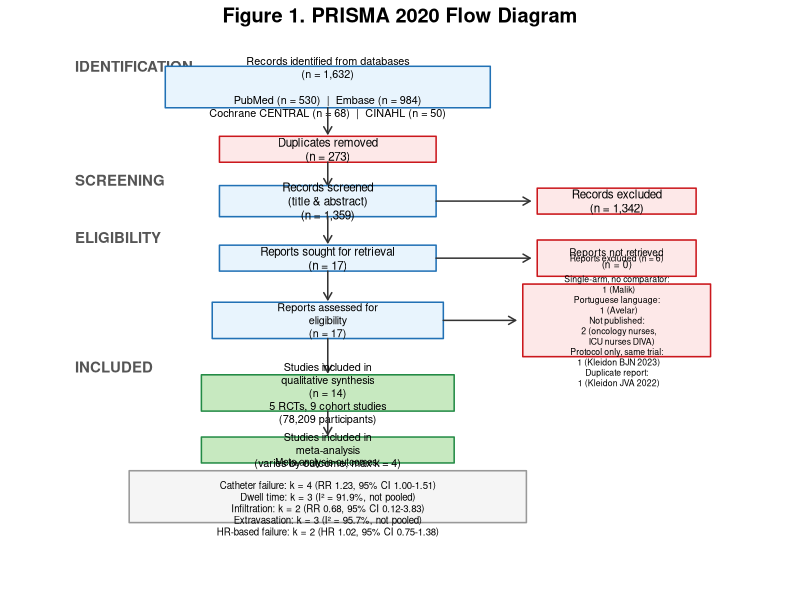

Write R code to recreate this figure.
#!/usr/bin/env Rscript
# PRISMA 2020 Flow Diagram — base R graphics

draw_box <- function(x, y, w, h, label, fill = "#E8F4FD", border = "#2171B5", cex = 0.7) {
  rect(x - w/2, y - h/2, x + w/2, y + h/2, col = fill, border = border, lwd = 1.5)
  text(x, y, label, cex = cex)
}

draw_arrow <- function(x1, y1, x2, y2) {
  arrows(x1, y1, x2, y2, length = 0.08, lwd = 1.5, col = "#333333")
}

pdf("output/prisma_flowchart.pdf", width = 11, height = 14)

par(mar = c(0.5, 0.5, 1.5, 0.5))
plot(NULL, xlim = c(0, 100), ylim = c(0, 100), axes = FALSE, xlab = "", ylab = "",
     main = "Figure 1. PRISMA 2020 Flow Diagram", cex.main = 1.2, font.main = 2)

# ===== IDENTIFICATION =====
text(5, 97, "IDENTIFICATION", adj = 0, font = 2, cex = 0.9, col = "#555555")

draw_box(40, 93, 45, 8,
         "Records identified from databases\n(n = 1,632)\n\nPubMed (n = 530)  |  Embase (n = 984)\nCochrane CENTRAL (n = 68)  |  CINAHL (n = 50)",
         fill = "#E8F4FD", cex = 0.65)

# ===== DUPLICATES =====
draw_arrow(40, 89, 40, 84)

draw_box(40, 81, 30, 5,
         "Duplicates removed\n(n = 273)",
         fill = "#FDE8E8", border = "#CB181D", cex = 0.7)

# ===== SCREENING =====
draw_arrow(40, 78.5, 40, 74)

text(5, 75, "SCREENING", adj = 0, font = 2, cex = 0.9, col = "#555555")

draw_box(40, 71, 30, 6,
         "Records screened\n(title & abstract)\n(n = 1,359)",
         fill = "#E8F4FD", cex = 0.7)

draw_arrow(55, 71, 68, 71)

draw_box(80, 71, 22, 5,
         "Records excluded\n(n = 1,342)",
         fill = "#FDE8E8", border = "#CB181D", cex = 0.7)

# ===== FULL-TEXT RETRIEVAL =====
draw_arrow(40, 68, 40, 63)

text(5, 64, "ELIGIBILITY", adj = 0, font = 2, cex = 0.9, col = "#555555")

draw_box(40, 60, 30, 5,
         "Reports sought for retrieval\n(n = 17)",
         fill = "#E8F4FD", cex = 0.7)

draw_arrow(55, 60, 68, 60)

draw_box(80, 60, 22, 7,
         "Reports not retrieved\n(n = 0)",
         fill = "#FDE8E8", border = "#CB181D", cex = 0.6)

# ===== FULL-TEXT ASSESSMENT =====
draw_arrow(40, 57.5, 40, 52)

draw_box(40, 48, 32, 7,
         "Reports assessed for\neligibility\n(n = 17)",
         fill = "#E8F4FD", cex = 0.65)

draw_arrow(56, 48, 66, 48)

draw_box(80, 48, 26, 14,
         "Reports excluded (n = 6)\n\nSingle-arm, no comparator:\n  1 (Malik)\nPortuguese language:\n  1 (Avelar)\nNot published:\n  2 (oncology nurses,\n     ICU nurses DIVA)\nProtocol only, same trial:\n  1 (Kleidon BJN 2023)\nDuplicate report:\n  1 (Kleidon JVA 2022)",
         fill = "#FDE8E8", border = "#CB181D", cex = 0.52)

# ===== INCLUDED =====
draw_arrow(40, 44.5, 40, 38)

text(5, 39, "INCLUDED", adj = 0, font = 2, cex = 0.9, col = "#555555")

draw_box(40, 34, 35, 7,
         "Studies included in\nqualitative synthesis\n(n = 14)\n5 RCTs, 9 cohort studies\n(78,209 participants)",
         fill = "#C7E9C0", border = "#238B45", cex = 0.65)

draw_arrow(40, 30.5, 40, 26)

draw_box(40, 23, 35, 5,
         "Studies included in\nmeta-analysis\n(varies by outcome, max k = 4)",
         fill = "#C7E9C0", border = "#238B45", cex = 0.65)

# ===== DETAIL BOX =====
draw_box(40, 14, 55, 10,
         "Meta-analysis outcomes:\n\nCatheter failure: k = 4 (RR 1.23, 95% CI 1.00-1.51)\nDwell time: k = 3 (I\u00b2 = 91.9%, not pooled)\nInfiltration: k = 2 (RR 0.68, 95% CI 0.12-3.83)\nExtravasation: k = 3 (I\u00b2 = 95.7%, not pooled)\nHR-based failure: k = 2 (HR 1.02, 95% CI 0.75-1.38)",
         fill = "#F5F5F5", border = "#999999", cex = 0.58)

dev.off()

cat("PRISMA flow diagram saved: output/prisma_flowchart.pdf\n")
